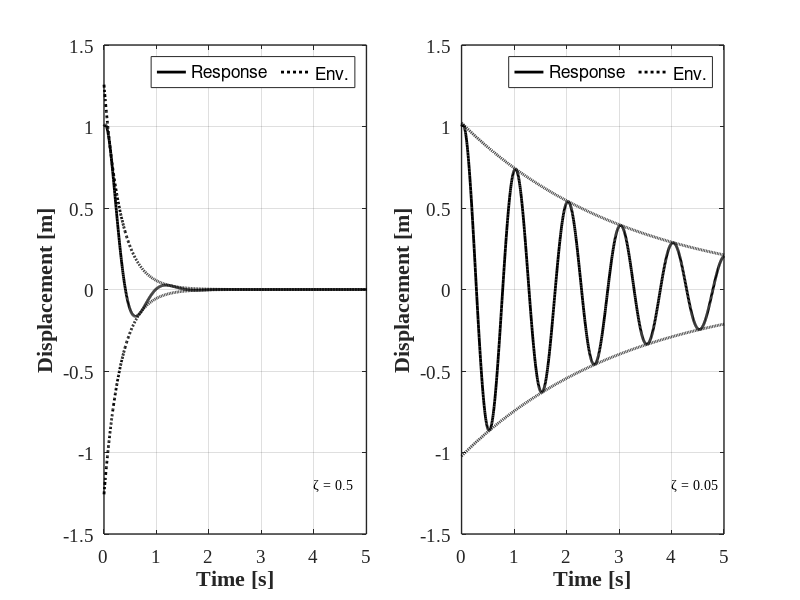

Write the MATLAB code that produced this figure.
%% Structural Dynamics and Vibration Control(M. Azimi et al.)
%% Example 2-11: Plot The Response Envelope Curve

clear; close all; clc;
%% Parameters
v0    = 1;                  % Initial State
vdot0 = 1;                  % Initial State
T     = 1;                  % Period
omega = 2*pi/T;             % Frequency
t     = linspace(0,5,1000); % Time span

%% Calculate The Response & Plot
figure(1); set(figure(1), 'Position', [200   100   883   300])

i = 0;
for zeta  = [0.05, 0.5]
   
    i = i+1;
    omegad= omega*sqrt(1-zeta^2);
    arg1  = exp(-zeta*omega*t);
    
    R   = sqrt(((vdot0+v0*zeta*omega)/omegad)^2 + v0^2);
    phi = atan((vdot0+v0*zeta*omega)/(omegad*v0));
    
    Env = R.*arg1;                  % use dot product
    v   = Env.*cos(omegad*t-phi);   % use dot product

    % Subplots
    subplot(1,2,3-i)
        hold on; grid on; box on;
        plot(t,v,'-k','LineWidth',2);
        plot(t,+Env,':k','LineWidth',2);
        plot(t,-Env,':k','LineWidth',2);

        set(gca, 'LineWidth',1, 'FontWeight','normal', 'FontName','Times New Roman', 'FontSize',14)               
        xlabel('Time [s]', 'fontsize',16, 'fontname','Times New Roman','FontWeight','Bold')
        ylabel('Displacement [m]', 'fontsize',16, 'fontname','Times New Roman','FontWeight','Bold')
        legend({'Response';'Env.'},'location','northeast', 'orientation','horizontal')

        Y = ylim; X = xlim;
        text(0.8*X(2), .8*Y(1),['\zeta = ',num2str(zeta)], 'FontWeight','normal', 'FontName','Times New Roman', 'FontSize',10)
end

%% Print
print('EX_2_11','-dpng')
